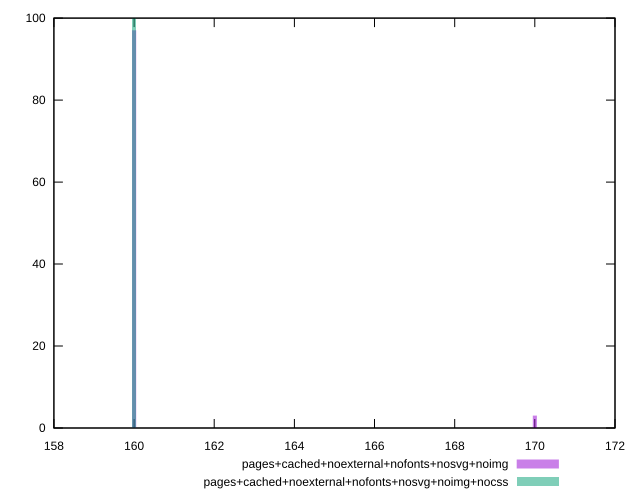

This chart was generated by the following gnuplot code:
reset
set terminal svg size 640, 500
set output "reprap/uses-http2/comparison/histogram/11_vs_12.svg"

$pagesCachedNoexternalNofontsNosvgNoimg <<EOF
160 97
170 3
EOF

$pagesCachedNoexternalNofontsNosvgNoimgNocss <<EOF
160 100
EOF

set key outside below
set boxwidth 0.1
set yrange [0:100]
set style fill transparent solid 0.5 noborder

plot \
  $pagesCachedNoexternalNofontsNosvgNoimg title "pages+cached+noexternal+nofonts+nosvg+noimg" with boxes, \
  $pagesCachedNoexternalNofontsNosvgNoimgNocss title "pages+cached+noexternal+nofonts+nosvg+noimg+nocss" with boxes, \


reset
